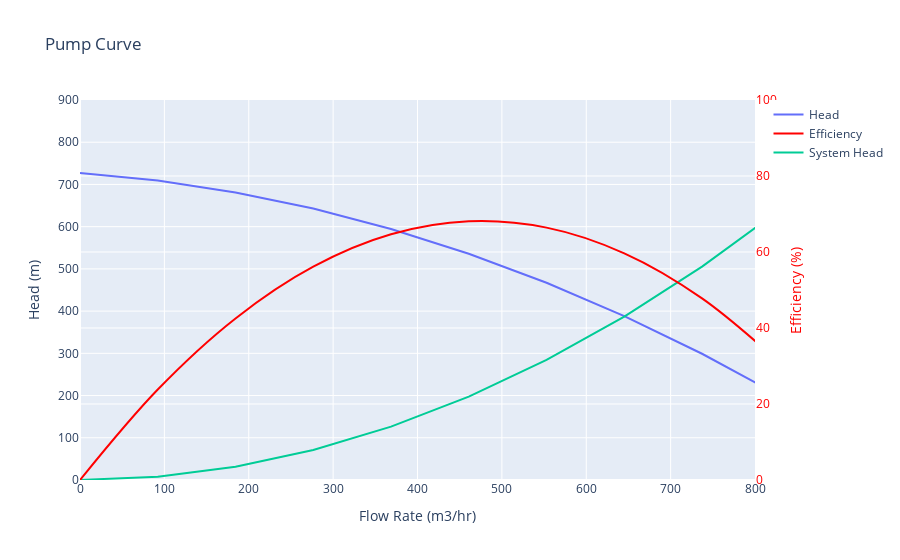

The notebook cell saved with this chart:
### Code cell
fig = go.Figure()

# Add the head curve to the primary y-axis
fig.add_trace(
    go.Scatter(
        x=p1.sample_pump_curve["flow_rate"],
        y=p1.sample_pump_curve["pump_head"],
        mode="lines",
        name="Head",
    )
)

# Add the efficiency curve to the secondary y-axis
fig.add_trace(
    go.Scatter(
        x=p1.sample_pump_curve["flow_rate"],
        y=p1.sample_pump_curve["efficiency"],
        mode="lines",
        name="Efficiency",
        yaxis="y2",
        line=dict(
            color="red",
            smoothing=1,
            shape="spline",
        ),
    )
)

# Add System Curve primary y-axis
fig.add_trace(
    go.Scatter(
        x=p1.sample_pump_curve["flow_rate"],
        y=p1.sample_pump_curve["system_head"],
        mode="lines",
        name="System Head",
    )
)

# Update the layout to include the secondary y-axis
fig.update_layout(
    title="Pump Curve",
    xaxis_title="Flow Rate (m3/hr)",
    yaxis_title="Head (m)",
    yaxis2=dict(
        title="Efficiency (%)",
        titlefont=dict(color="red"),
        tickfont=dict(color="red"),
        overlaying="y",
        side="right",
        range=[0, 100],
    ),
    xaxis=dict(range=[0, 800]),
    yaxis=dict(range=[0, 900]),
)

fig.show()

### Figure 1 — Plotly figure (JSON) as saved in the notebook; plotly's stock layout.template omitted (floating-point values rounded to 4 significant figures)
{"data": [{"mode": "lines", "name": "Head", "type": "scatter", "x": [0, 92.16, 184.3, 276.5, 368.6, 460.8, 552.9, 645.1, 737.2, 829.4], "y": [727, 709.2, 681.1, 642.9, 594.5, 535.9, 467.1, 388.2, 299.0, 199.6]}, {"line": {"color": "red", "shape": "spline", "smoothing": 1}, "mode": "lines", "name": "Efficiency", "type": "scatter", "x": [0, 92.16, 184.3, 276.5, 368.6, 460.8, 552.9, 645.1, 737.2, 829.4], "y": [0, 23.81, 42.52, 56.14, 64.66, 68.09, 66.42, 59.65, 47.79, 30.84], "yaxis": "y2"}, {"mode": "lines", "name": "System Head", "type": "scatter", "x": [0, 92.16, 184.3, 276.5, 368.6, 460.8, 552.9, 645.1, 737.2, 829.4], "y": [0, 7.898, 31.59, 71.08, 126.4, 197.5, 284.3, 387.0, 505.5, 639.8]}], "layout": {"title": {"text": "Pump Curve"}, "xaxis": {"range": [0, 800], "title": {"text": "Flow Rate (m3/hr)"}}, "yaxis": {"range": [0, 900], "title": {"text": "Head (m)"}}, "yaxis2": {"overlaying": "y", "range": [0, 100], "side": "right", "tickfont": {"color": "red"}, "title": {"font": {"color": "red"}, "text": "Efficiency (%)"}}}}
